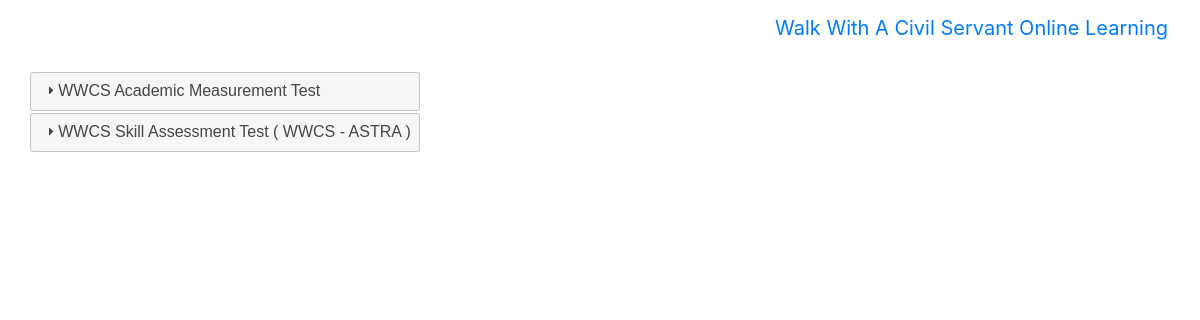
Screenshot of /dashboard/ (signed in) with the database file from the repository.
### quiz_page/models.py (models this page shows, shortened)
class quiz(models.Model):
    quiz_id = models.CharField(max_length=100,null=False)
    description = models.TextField()
    name = models.CharField(max_length=500,null=True,blank=True,default='Test')
    cat = models.CharField(max_length=100,default='GK')
    crt_dt = models.DateField(default=tz.now())
    exp_dt = models.DateField(default=tz.now() + timedelta(days=7))
    auth = models.CharField(max_length=100,null=False)
    questions = models.TextField()
    result_hold = models.BooleanField(default=None)
    timer_sec = models.IntegerField(default=600)

### homepage/views.py (the view, shortened to what this page needs)
# urls.py: url(r'^dashboard/$', LandingPage.as_view()),
class LandingPage(View):
    def get(self,request):
        if request.user.is_authenticated:
            active_questions = quiz.objects.all();
            context = {
                'questions':active_questions
            }
            if students.objects.filter(mobile_no=request.user.username).count():
                return render(request, 'index.html', context);
            else:
                return HttpResponseRedirect('/profile/')
        else:
            return HttpResponseRedirect('/login/')

### templates/index.html (shortened to what this page needs)
<!DOCTYPE html>
<html lang="en">
  <head>
      <link rel="stylesheet" href="//code.jquery.com/ui/1.12.1/themes/base/jquery-ui.css">
    <link rel="stylesheet" href="https://maxcdn.bootstrapcdn.com/bootstrap/4.0.0-alpha.6/css/bootstrap.min.css">
  </head>
  <body>
    <nav class="navbar navbar-toggleable-md navbar-inverse bg-inverse fixed-top">
      <button class="navbar-toggler navbar-toggler-right" type="button" data-toggle="collapse" data-target="#navbarsExampleDefault" aria-controls="navbarsExampleDefault" aria-expanded="false" aria-label="Toggle navigation">
        <span class="navbar-toggler-icon"></span>
      </button>
      <a class="navbar-brand" href="#"> Walk With A Civil Servant Online Learning</a>
    </nav>
    <div class="container main">
        <div class="row">
            <div class="col-md-10 categories">
                <div class="row">
                    <div id="accordion">
                        {% for question in questions %}
                            <section>{{ question.name }}</section>
                        {% endfor %}
                    </div>
                </div>
           </div>
        </div>
    </div>
  </body>
</html>

### templates/index.html (style rules this page uses)
.main { margin-top: 70px; }

### rows the page displays
quiz: name "WWCS Academic Measurement Test"
quiz: name "WWCS Skill Assessment Test ( WWCS - ASTRA )"
